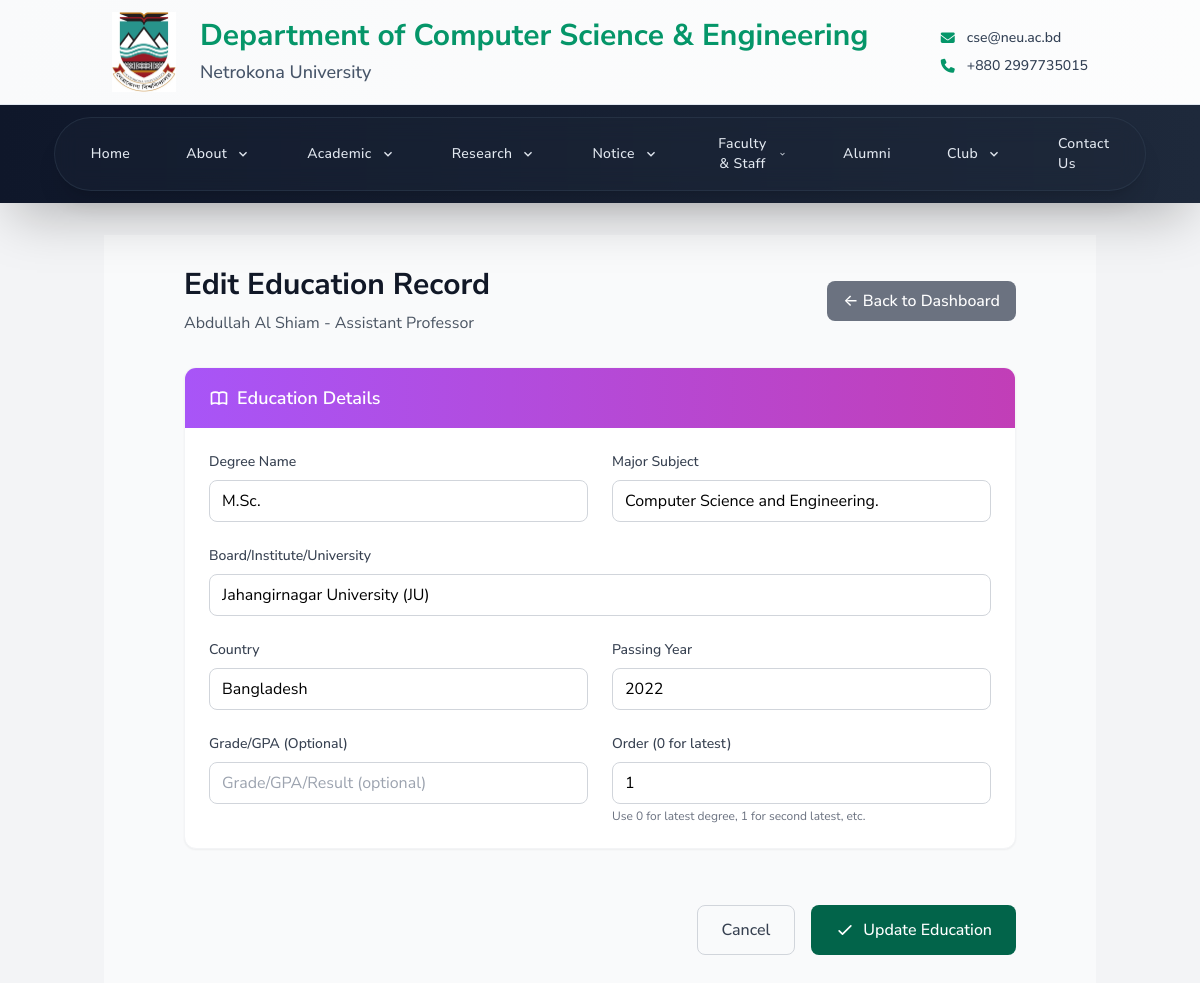
The app's page /faculty/education/edit/9/ (signed in) with its own data.
### cse_app/models.py (models this page shows, shortened)
class FacultyMember(models.Model):
    DESIGNATION_CHOICES = (
        ('professor', 'Professor'),
        ('associate_professor', 'Associate Professor'),
        ('assistant_professor', 'Assistant Professor'),
        ('lecturer', 'Lecturer'),
        ('chairman', 'Chairman'),
    )
    STATUS_CHOICES = (
        ('active', 'Active'),
        ('on_leave', 'On Leave'),
        ('ex_chairman', 'Ex-Chairman'),
        ('past_faculty', 'Past Faculty'),
    )
    MEMBER_TYPE_CHOICES = (
        ('full_time', 'Full-time'),
        ('part_time', 'Part-time'),
        ('visiting', 'Visiting'),
        ('adjunct', 'Adjunct'),
    )
    user = models.OneToOneField(User, on_delete=models.CASCADE, null=True, blank=True)
    name = models.CharField(max_length=100)
    designation = models.CharField(max_length=30, choices=DESIGNATION_CHOICES)
    status = models.CharField(max_length=20, choices=STATUS_CHOICES, default='active')
    member_type = models.CharField(max_length=20, choices=MEMBER_TYPE_CHOICES, default='full_time')
    email = models.EmailField()
    phone = models.CharField(max_length=15, blank=True)
    room_no = models.CharField(max_length=10, blank=True)
    image = models.ImageField(upload_to='faculty/', blank=True)
    bio = models.TextField(blank=True)
    research_interest = models.TextField(blank=True)
    research_gate_url = models.URLField(blank=True, help_text="ResearchGate profile URL")
    google_scholar_url = models.URLField(blank=True, help_text="Google Scholar profile URL")
    orcid_url = models.URLField(blank=True, help_text="ORCID profile URL")
    linkedin_url = models.URLField(blank=True, help_text="LinkedIn profile URL")
    personal_website = models.URLField(blank=True, help_text="Personal website URL")
    research_activities = RichTextField(blank=True, help_text="Research activities and projects")
    publications = RichTextField(blank=True, help_text="List of publications")
    courses_taught = RichTextField(blank=True, help_text="Courses taught")
    membership = RichTextField(blank=True, help_text="Professional memberships")
    awards_honors = RichTextField(blank=True, help_text="Awards and honors received")
    others = RichTextField(blank=True, help_text="Other relevant information")
    cv_file = models.FileField(upload_to='faculty/cv/', blank=True, null=True, help_text="Upload CV/Resume")
    joined_date = models.DateField(blank=True, null=True)
    end_date = models.DateField(blank=True, null=True)
    is_current = models.BooleanField(default=True, help_text="Is this faculty member currently active?")
    is_chairman = models.BooleanField(default=False)
    class Meta:
        ordering = ['designation', 'name']
        verbose_name = 'Faculty Member'
        verbose_name_plural = 'Faculty Members'

class Education(models.Model):
    faculty = models.ForeignKey('FacultyMember', on_delete=models.CASCADE, related_name='educations')
    degree_name = models.CharField(max_length=200, help_text="e.g., BSc, MSc, PhD, Diploma")
    major_subject = models.CharField(max_length=200, help_text="Group/Major Subject")
    board_institute = models.CharField(max_length=200, help_text="Board/Institute/University name")
    country = models.CharField(max_length=100, default="Bangladesh")
    passing_year = models.IntegerField(help_text="Year of graduation/completion")
    grade_gpa = models.CharField(max_length=50, blank=True, help_text="Grade/GPA/Result (optional)")
    order = models.IntegerField(default=0, help_text="Order for display (0 for latest)")
    class Meta:
        ordering = ['order', '-passing_year']
        verbose_name = 'Education'
        verbose_name_plural = 'Education Records'

### cse_app/views.py (the view)
# urls.py: path('faculty/education/edit/<int:pk>/', views.edit_education, name='edit_education'),
@login_required(login_url='faculty_login')
def edit_education(request, pk):
    try:
        faculty_member = FacultyMember.objects.get(user=request.user)
        education = get_object_or_404(Education, pk=pk, faculty=faculty_member)
        if request.method == 'POST':
            form = EducationForm(request.POST, instance=education)
            if form.is_valid():
                form.save()
                messages.success(request, 'Education record updated successfully!')
                return redirect('faculty_dashboard')
            else:
                messages.error(request, 'Please correct the errors below.')
        else:
            form = EducationForm(instance=education)
        context = {
            'form': form,
            'faculty_member': faculty_member,
            'education': education,
            'form_title': 'Edit Education Record',
            'form_action': 'Update'
        }
        return render(request, 'cse/faculty_and_staff/manage_education.html', context)
    except FacultyMember.DoesNotExist:
        logout(request)
        messages.error(request, 'You are not registered as faculty.')
        return redirect('faculty_login')

### cse_app/context_processors.py (called while the page is built)
def scrolling_notice(request):
    notice = ScrollingNotice.objects.filter(is_active=True).first()
    return {'scrolling_notice': notice.text if notice else ''}

### templates/cse/faculty_and_staff/manage_education.html (shortened to what this page needs)
{% extends 'base.html' %}
{% load static %}
{% block content %}
<div class="min-h-screen bg-gray-50 py-8">
    <div class="max-w-4xl mx-auto px-4 sm:px-6 lg:px-8">
        <div class="mb-8">
            <div class="flex items-center justify-between">
                <div>
                    <h1 class="text-3xl font-bold text-gray-900">{{ form_title }}</h1>
                    <p class="text-gray-600 mt-2">{{ faculty_member.name }} - {{ faculty_member.get_designation_display }}</p>
                </div>
                <a href="{% url 'faculty_dashboard' %}" class="bg-gray-500 hover:bg-gray-600 text-white px-4 py-2 rounded-lg font-medium transition-colors duration-200">
                    ← Back to Dashboard
                </a>
            </div>
        </div>
        <form method="post" class="space-y-8">
            <div class="bg-white rounded-xl shadow-sm border border-gray-100 overflow-hidden">
                <div class="bg-gradient-to-r from-purple-500 to-pink-600 px-6 py-4">
                    <h2 class="text-lg font-semibold text-white flex items-center">
                        Education Details
                    </h2>
                </div>
                <div class="p-6">
                    <div class="grid grid-cols-1 md:grid-cols-2 gap-6">
                        <div>
                            <label class="block text-sm font-medium text-gray-700 mb-2">{{ form.degree_name.label }}</label>
                            {{ form.degree_name }}
                        </div>
                        <div>
                            <label class="block text-sm font-medium text-gray-700 mb-2">{{ form.major_subject.label }}</label>
                            {{ form.major_subject }}
                        </div>
                        <div class="md:col-span-2">
                            <label class="block text-sm font-medium text-gray-700 mb-2">{{ form.board_institute.label }}</label>
                            {{ form.board_institute }}
                        </div>
                        <div>
                            <label class="block text-sm font-medium text-gray-700 mb-2">{{ form.country.label }}</label>
                            {{ form.country }}
                        </div>
                        <div>
                            <label class="block text-sm font-medium text-gray-700 mb-2">{{ form.passing_year.label }}</label>
                            {{ form.passing_year }}
                        </div>
                        <div>
                            <label class="block text-sm font-medium text-gray-700 mb-2">{{ form.grade_gpa.label }}</label>
                            {{ form.grade_gpa }}
                        </div>
                        <div>
                            <label class="block text-sm font-medium text-gray-700 mb-2">{{ form.order.label }}</label>
                            {{ form.order }}
                            <p class="text-xs text-gray-500 mt-1">Use 0 for latest degree, 1 for second latest, etc.</p>
                        </div>
                    </div>
                </div>
            </div>
            <div class="flex justify-end space-x-4 pt-6">
                <a href="{% url 'faculty_dashboard' %}" class="px-6 py-3 border border-gray-300 rounded-lg text-gray-700 hover:bg-gray-50 font-medium transition-colors duration-200">
                    Cancel
                </a>
                <button type="submit" class="px-6 py-3 bg-custom-green hover:bg-emerald-600 text-white rounded-lg font-medium transition-colors duration-200 flex items-center">
                    <svg class="h-5 w-5 mr-2" fill="none" viewBox="0 0 24 24" stroke="currentColor">
                        <path stroke-linecap="round" stroke-linejoin="round" stroke-width="2" d="M5 13l4 4L19 7" />
                    </svg>
                    {{ form_action }} Education
                </button>
            </div>
        </form>
    </div>
</div>
{% endblock %}

### templates/base.html (style rules this page uses)
* { font-family: 'Nunito Sans', -apple-system, BlinkMacSystemFont, 'Segoe UI', Roboto, Oxygen, Ubuntu, Cantarell, sans-serif; }
.font-semibold { font-weight: 600; }
.font-bold { font-weight: 700; }
:root { --custom-green: #02644A; --custom-green-hover: #00916a; }
.bg-custom-green { background-color: var(--custom-green); }
html { scroll-behavior: smooth; }

### templates/Footer.html (style rules this page uses)
.bg-gradient-to-r { background-size: 200% 200%; animation: gradientShift 4s ease infinite; }

### records on screen
FacultyMember: name "Abdullah Al Shiam", designation "Assistant Professor"
Education: degree_name "M.Sc.", major_subject "Computer Science and Engineering.", board_institute "Jahangirnagar University (JU)", country "Bangladesh", passing_year "2022", order "1"
